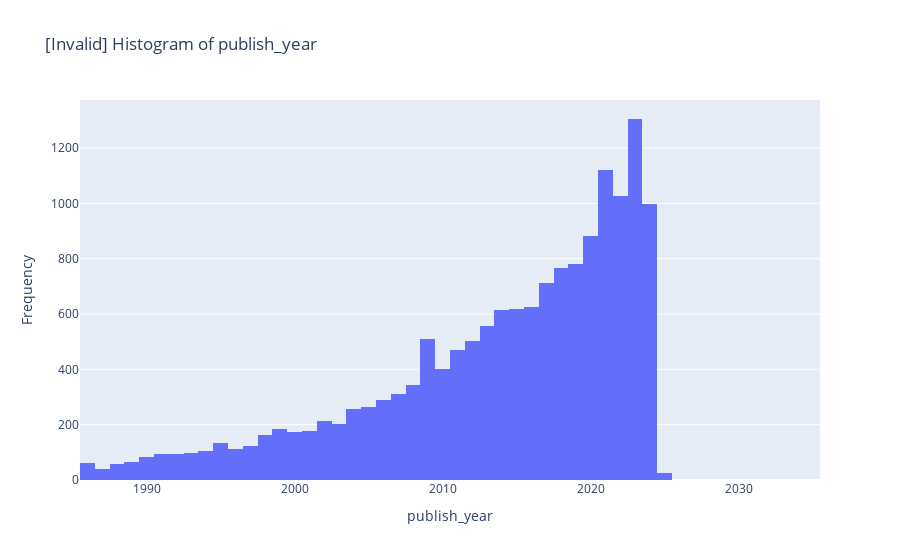

Source (notebook cell):
### Code cell
import plotly.graph_objects as go

# 計算IQR
Q1 = data_scraped_invalid["publish_year"].quantile(0.25)
Q3 = data_scraped_invalid["publish_year"].quantile(0.75)
IQR = Q3 - Q1

# 定義極端值的範圍
lower_bound = Q1 - 1.5 * IQR
upper_bound = Q3 + 1.5 * IQR

# 過濾掉極端值
filtered_data = data_scraped_invalid[(data_scraped_invalid["publish_year"] >= lower_bound) & (data_scraped_invalid["publish_year"] <= upper_bound)]

# 繪製直方圖
fig = go.Figure(data=[go.Histogram(x=filtered_data["publish_year"])])
fig.update_layout(title_text="[Invalid] Histogram of publish_year", xaxis_title="publish_year", yaxis_title="Frequency")
fig.show()

### Figure 1 — Plotly figure (JSON) as saved in the notebook; plotly's stock layout.template omitted (floating-point values rounded to 4 significant figures; data arrays with more than 128 entries replaced by an {"elided": "..."} marker saying what was removed)
{"data": [{"type": "histogram", "x": {"elided": "15549 int values"}}], "layout": {"title": {"text": "[Invalid] Histogram of publish_year"}, "xaxis": {"title": {"text": "publish_year"}}, "yaxis": {"title": {"text": "Frequency"}}}}
